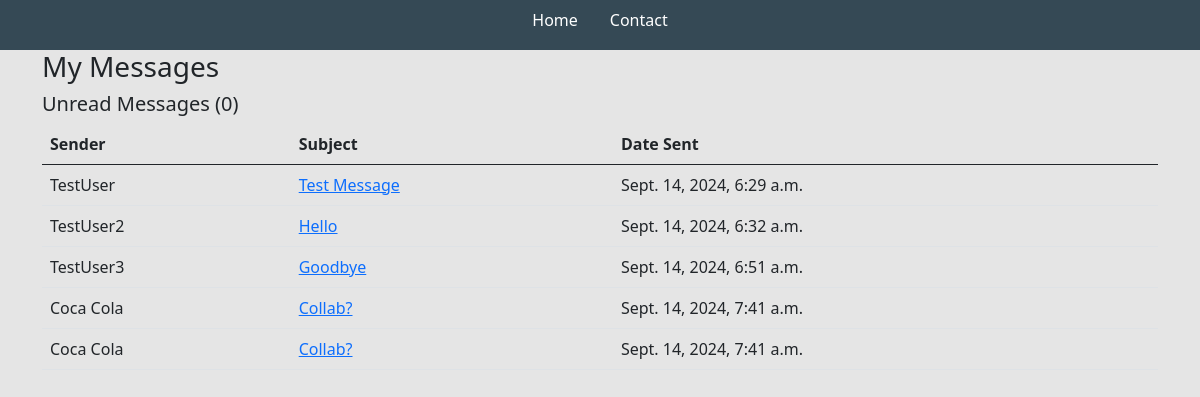
Screenshot of /inbox/ with the database file from the repository.
### base/models.py (models this page shows, shortened)
class Message(models.Model):
	name = models.CharField(max_length=200, null=True)
	email = models.CharField(max_length=200, null=True)
	subject = models.CharField(max_length=200, null=True)
	body = models.TextField()
	is_read = models.BooleanField(default=False)
	created = models.DateTimeField(auto_now_add=True)
	id = models.UUIDField(default=uuid.uuid4, unique=True, primary_key=True, editable=False)

### base/views.py (the view)
# urls.py: path('inbox/', views.inboxPage, name="inbox"),
def inboxPage(request):
	inbox = Message.objects.all().order_by('is_read')
	unread_count = Message.objects.filter(is_read=False).count()
	context = {'inbox': inbox, 'unread_count': unread_count}
	return render(request, 'base/inbox.html', context)

### base/templates/base/inbox.html
{% extends 'base/main.html' %}
{% load static %}
{% block content %}
<div class="container">
<h3>My Messages</h3>
<h5>Unread Messages ({{unread_count}})</h5>
<table class="table">
    <thead>
        <trow>
            <th>Sender</th>
            <th>Subject</th>
            <th>Date Sent</th>
        </trow>
    </thead>
    <tbody>
        {% for message in inbox %}
        {% if message.is_read %}
        <tr>
        {% else %}
        <tr style="font-weight: 900;">
        {% endif %}
            <td>{{message.name}}</td>
            <td>
                <a href="{% url 'message' message.id %}">
                    {{message.subject}}
            </td>
            <td>{{message.created}}</td>
        </tr>
        {% endfor %}
    </tbody>
</table>
</div>
{% endblock content %}

### static/styles/main.css (style rules this page uses)
body { background-color: #E5E5E5; }

### rows the page displays
Message: name "TestUser", subject "Test Message", created "Sept. 14, 2024, 6:29 a.m."
Message: name "TestUser2", subject "Hello", created "Sept. 14, 2024, 6:32 a.m."
Message: name "TestUser3", subject "Goodbye", created "Sept. 14, 2024, 6:51 a.m."
Message: name "Coca Cola", subject "Collab?", created "Sept. 14, 2024, 7:41 a.m."
Message: name "Coca Cola", subject "Collab?", created "Sept. 14, 2024, 7:41 a.m."

### other values shown
{{ unread_count }} "0"
